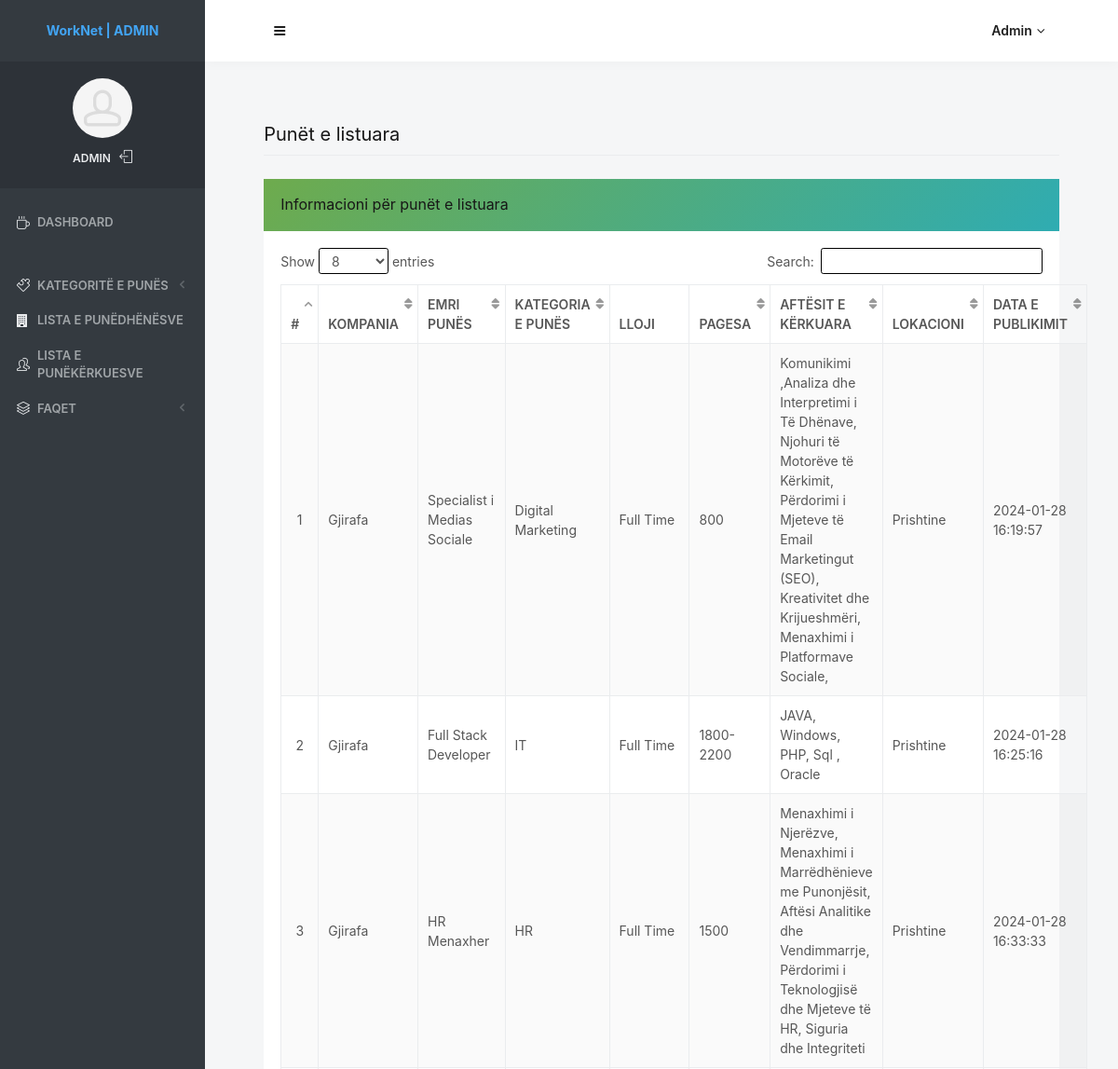
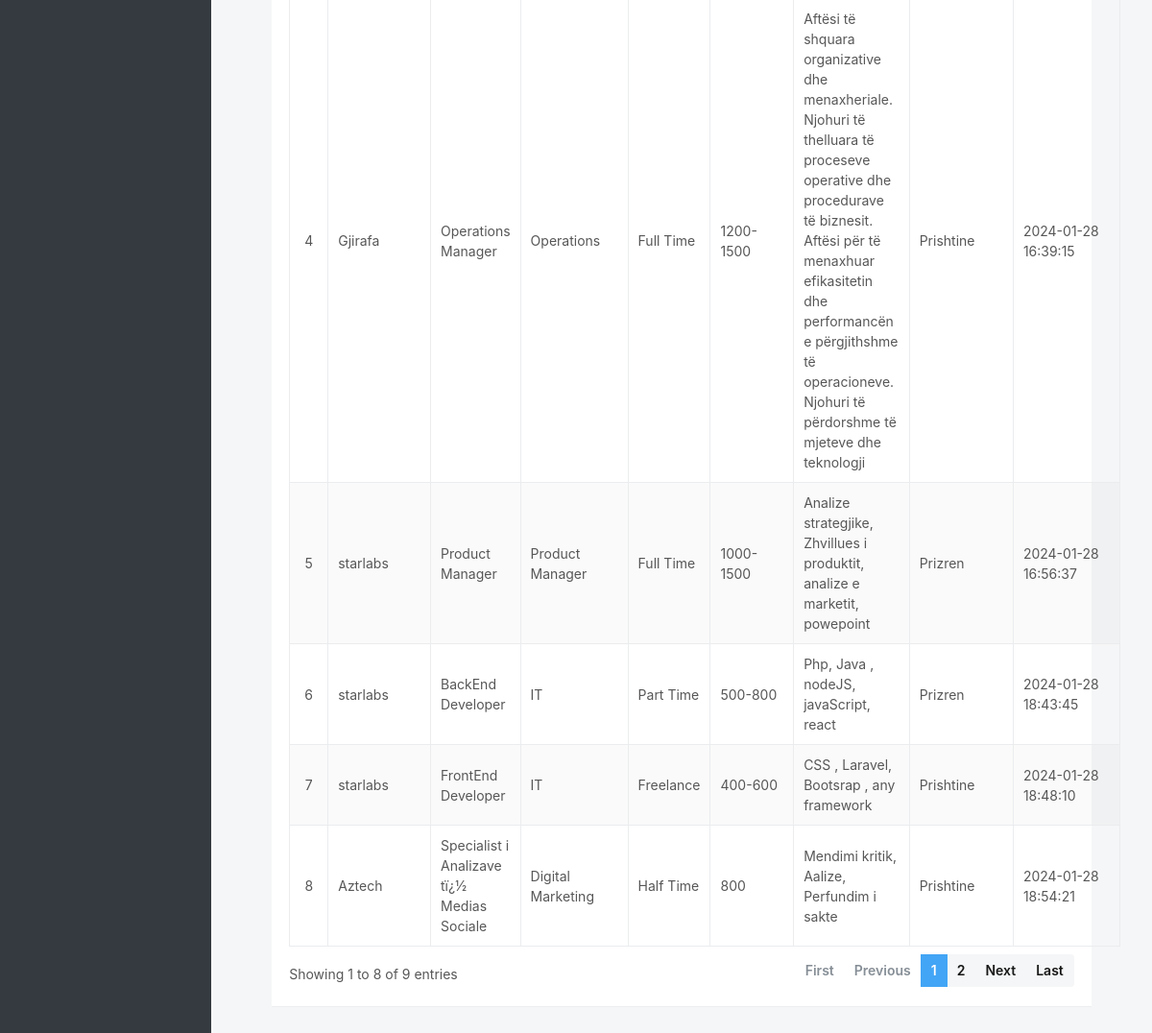
Screenshot of /admin/all-listed-jobs.php (signed in) with the database file from the repository (2 pictures, top to bottom).
### tables this page shows
CREATE TABLE `tbljobs` (
  `jobId` int(11) NOT NULL,
  `employerId` int(11) NOT NULL,
  `jobCategory` varchar(255) DEFAULT NULL,
  `jobTitle` varchar(255) DEFAULT NULL,
  `jobType` varchar(255) DEFAULT NULL,
  `salaryPackage` char(200) DEFAULT NULL,
  `skillsRequired` varchar(255) DEFAULT NULL,
  `experience` varchar(50) DEFAULT NULL,
  `jobLocation` varchar(255) DEFAULT NULL,
  `jobDescription` mediumtext DEFAULT NULL,
  `JobExpdate` date DEFAULT NULL,
  `postinDate` timestamp NULL DEFAULT current_timestamp(),
  `updationDate` timestamp NULL DEFAULT NULL ON UPDATE current_timestamp(),
  `isActive` int(1) NOT NULL
);

CREATE TABLE `tblemployers` (
  `id` int(11) NOT NULL,
  `ConcernPerson` varchar(150) DEFAULT NULL,
  `EmpEmail` varchar(250) DEFAULT NULL,
  `EmpPassword` varchar(250) DEFAULT NULL,
  `CompnayName` varchar(255) DEFAULT NULL,
  `CompanyTagline` mediumtext DEFAULT NULL,
  `CompnayDescription` mediumtext DEFAULT NULL,
  `CompanyUrl` varchar(255) DEFAULT NULL,
  `CompnayLogo` varchar(200) DEFAULT NULL,
  `noOfEmployee` char(10) DEFAULT NULL,
  `industry` varchar(255) DEFAULT NULL,
  `typeBusinessEntity` varchar(255) DEFAULT NULL,
  `lcation` varchar(255) DEFAULT NULL,
  `establishedIn` char(200) DEFAULT NULL,
  `RegDtae` timestamp NULL DEFAULT current_timestamp(),
  `LastUpdationDate` timestamp NOT NULL DEFAULT current_timestamp() ON UPDATE current_timestamp(),
  `Is_Active` int(1) DEFAULT NULL
);

### admin/all-listed-jobs.php (the view, shortened to what this page needs)
<?php
include('includes/dbconnection.php');
if (strlen($_SESSION['jpaid']) == 0) {
    header('location:logout.php');
} else {
    ?>
    <!doctype html>
    <html lang="en" class="no-focus">
    <head>
        <link rel="stylesheet" href="assets/js/plugins/datatables/dataTables.bootstrap4.min.css">
        <link rel="stylesheet" id="css-main" href="assets/css/codebase.min.css">
    </head>
    <body>
        <div id="page-container" class="sidebar-o sidebar-inverse side-scroll page-header-fixed main-content-narrow">
            <?php include_once('includes/sidebar.php'); ?>
            <?php include_once('includes/header.php'); ?>
            <main id="main-container">
                <div class="content">
                    <h2 class="content-heading">Punët e listuara</h2>
                    <div class="block">
                        <div class="block-header bg-gd-emerald">
                            <h3 class="block-title">Informacioni për punët e listuara</h3>
                        </div>
                        <div class="block-content block-content-full">
                            <table class="table table-bordered table-striped table-vcenter js-dataTable-full-pagination">
                                <thead>
                                    <tr>
                                        <th class="text-center">#</th>
                                        <th>Kompania</th>
                                        <th>Emri punës</th>
                                        <th>Kategoria e punës</th>
                                        <th>lloji</th>
                                        <th>Pagesa</th>
                                        <th>Aftësit e kërkuara</th>
                                        <th class="d-none d-sm-table-cell" style="width: 15%;">Lokacioni</th>
                                        <th class="d-none d-sm-table-cell">Data e publikimit</th>
                                    </tr>
                                </thead>
                                <tbody>
                                    <?php
                                    $sql = "SELECT * from tbljobs join tblemployers on tblemployers.id=tbljobs.employerId";
                                    $query = $dbh->prepare($sql);
                                    $query->execute();
                                    $results = $query->fetchAll(PDO::FETCH_OBJ);
                                    $cnt = 1;
                                    if ($query->rowCount() > 0) {
                                        foreach ($results as $row) {
                                            ?>
                                            <tr>
                                                <td class="text-center">
                                                    <?php echo htmlentities($cnt); ?>
                                                </td>
                                                <td>
                                                    <?php echo htmlentities($row->CompnayName); ?>
                                                </td>
                                                <td>
                                                    <?php echo htmlentities($row->jobTitle); ?>
                                                </td>
                                                <td>
                                                    <?php echo htmlentities($row->jobCategory); ?>
                                                </td>
                                                <td>
                                                    <?php echo htmlentities($row->jobType); ?>
                                                </td>
                                                <td>
                                                    <?php echo htmlentities($row->salaryPackage); ?>
                                                </td>
                                                <td>
                                                    <?php echo htmlentities($row->skillsRequired); ?>
                                                </td>
                                                <td>
                                                    <?php echo htmlentities($row->jobLocation); ?>
                                                </td>
                                                <td>
                                                    <?php echo htmlentities($row->postinDate); ?>
                                                </td>
                                            </tr>
                                            <?php
                                            $cnt = $cnt + 1;
                                        }
                                    }
                                    ?>
                                </tbody>
                            </table>
                        </div>
                    </div>
                </div>
            </main>
        </div>
    </body>
    </html>
<?php } ?>

### admin/includes/sidebar.php (shortened to what this page needs)
<nav id="sidebar">
    <div id="sidebar-scroll">
        <div class="sidebar-content">
            <div class="content-header content-header-fullrow px-15">
                <div class="content-header-section text-center align-parent sidebar-mini-hidden">
                    <div class="content-header-item">
                        <a class="link-effect font-w700" href="dashboard.php">
                            WorkNet | ADMIN</span>
                        </a>
                    </div>
                </div>
            </div>
            <div class="content-side content-side-full content-side-user px-10 align-parent">
                <div class="sidebar-mini-hidden-b text-center">
                    <a class="img-link" href="admin-profile.php">
                        <img class="img-avatar" src="assets/img/avatars/avatar15.jpg" alt="">
                    </a>
                    <ul class="list-inline mt-10">
                        <?php
                        $aid = $_SESSION['jpaid'];
                        $sql = "SELECT AdminName from  tbladmin where ID=:aid";
                        $query = $dbh->prepare($sql);
                        $query->bindParam(':aid', $aid, PDO::PARAM_STR);
                        $query->execute();
                        $results = $query->fetchAll(PDO::FETCH_OBJ);
                        if ($query->rowCount() > 0) {
                            foreach ($results as $row) { ?>
                                <li class="list-inline-item">
                                    <a class="link-effect text-dual-primary-dark font-size-xs font-w600 text-uppercase"
                                        href="admin-profile.php">
                                        <?php echo $row->AdminName; ?>
                                    </a>
                                </li>
                                <?php $cnt = $cnt + 1;
                            }
                        } ?>
                        <li class="list-inline-item">
                            <a class="link-effect text-dual-primary-dark" href="logout.php">
                                <i class="si si-logout"></i>
                            </a>
                        </li>
                    </ul>
                </div>
            </div>
            <div class="content-side content-side-full">
                <ul class="nav-main">
                    <li class="open">
                        <a href="dashboard.php"><i class="si si-cup"></i><span
                                class="sidebar-mini-hide">Dashboard</span></a>
                    </li>
                    <li class="nav-main-heading"><span class="sidebar-mini-visible">UI</span></li>
                    <li>
                        <a class="nav-submenu" data-toggle="nav-submenu"><i class="si si-puzzle"></i>Kategoritë e punës</a>
                    </li>
                    <li>
                        <a href="employer-list.php"><i class="fa fa-building"></i><span class="sidebar-mini-hide">Lista
                                e punëdhënësve</span></a>
                    </li>
                    <li>
                        <a href="reg-jobseekers.php"><i class="si si-users"></i><span class="sidebar-mini-hide">Lista e
                                punëkërkuesve</span></a>
                    </li>
                    <li>
                        <a class="nav-submenu" data-toggle="nav-submenu" href="#"><i class="si si-layers"></i><span
                                class="sidebar-mini-hide">Faqet</span></a>
                    </li>
                </ul>
            </div>
        </div>
    </div>
</nav>

### admin/includes/header.php (shortened to what this page needs)
<header id="page-header">
    <div class="content-header">
        <div class="content-header-section">
            <button type="button" class="btn btn-circle btn-dual-secondary" data-toggle="layout"
                data-action="sidebar_toggle">
                <i class="fa fa-navicon"></i>
            </button>
        </div>
        <div class="content-header-section">
            <div class="btn-group" role="group">
                <?php
                $aid = $_SESSION['jpaid'];
                $sql = "SELECT AdminName from  tbladmin where ID=:aid";
                $query = $dbh->prepare($sql);
                $query->bindParam(':aid', $aid, PDO::PARAM_STR);
                $query->execute();
                $results = $query->fetchAll(PDO::FETCH_OBJ);
                if ($query->rowCount() > 0) {
                    foreach ($results as $row) { ?>
                        <button type="button" class="btn btn-rounded btn-dual-secondary" id="page-header-user-dropdown"
                            data-toggle="dropdown" aria-haspopup="true" aria-expanded="false">
                            <?php echo $row->AdminName; ?><i class="fa fa-angle-down ml-5"></i>
                        </button>
                        <?php $cnt = $cnt + 1;
                    }
                } ?>
            </div>
        </div>
    </div>
</header>

### rows the page displays
tbljobs: employerId.CompnayName "Gjirafa", jobTitle "Specialist i Medias Sociale", jobCategory "Digital Marketing", jobType "Full Time", salaryPackage "800", skillsRequired "Komunikimi ,Analiza dhe Interpretimi i Të Dhënave, Njohuri të Motorëve të Kërkimit, Përdorimi i Mjeteve të Email Marketingut (SEO), Kreativitet dhe Krijueshmëri, Menaxhimi i Platformave Sociale,", jobLocation "Prishtine", postinDate "2024-01-28 16:19:57"
tbljobs: employerId.CompnayName "Gjirafa", jobTitle "Full Stack Developer", jobCategory "IT", jobType "Full Time", salaryPackage "1800-2200", skillsRequired "JAVA, Windows, PHP, Sql , Oracle", jobLocation "Prishtine", postinDate "2024-01-28 16:25:16"
tbljobs: employerId.CompnayName "Gjirafa", jobTitle "HR Menaxher", jobCategory "HR", jobType "Full Time", salaryPackage "1500", skillsRequired "Menaxhimi i Njerëzve, Menaxhimi i Marrëdhënieve me Punonjësit, Aftësi Analitike dhe Vendimmarrje, Përdorimi i Teknologjisë dhe Mjeteve të HR, Siguria dhe Integriteti", jobLocation "Prishtine", postinDate "2024-01-28 16:33:33"
tbljobs: employerId.CompnayName "Gjirafa", jobTitle "Operations Manager", jobCategory "Operations", jobType "Full Time", salaryPackage "1200-1500", skillsRequired "Aftësi të shquara organizative dhe menaxheriale. Njohuri të thelluara të proceseve operative dhe procedurave të biznesit. Aftësi për të menaxhuar efikasitetin dhe performancën e përgjithshme të operacioneve. Njohuri të përdorshme të mjeteve dhe teknologji", jobLocation "Prishtine", postinDate "2024-01-28 16:39:15"
tbljobs: employerId.CompnayName "starlabs", jobTitle "Product Manager", jobCategory "Product Manager", jobType "Full Time", salaryPackage "1000-1500", skillsRequired "Analize strategjike, Zhvillues i produktit, analize e marketit, powepoint", jobLocation "Prizren", postinDate "2024-01-28 16:56:37"
tbljobs: employerId.CompnayName "starlabs", jobTitle "BackEnd Developer", jobCategory "IT", jobType "Part Time", salaryPackage "500-800", skillsRequired "Php, Java , nodeJS, javaScript, react", jobLocation "Prizren", postinDate "2024-01-28 18:43:45"
tbljobs: employerId.CompnayName "starlabs", jobTitle "FrontEnd Developer", jobCategory "IT", jobType "Freelance", salaryPackage "400-600", skillsRequired "CSS , Laravel, Bootsrap , any framework", jobLocation "Prishtine", postinDate "2024-01-28 18:48:10"
tbljobs: employerId.CompnayName "Aztech", jobTitle "Specialist i Analizave tï¿½ Medias Sociale", jobCategory "Digital Marketing", jobType "Half Time", salaryPackage "800", skillsRequired "Mendimi kritik, Aalize, Perfundim i sakte", jobLocation "Prishtine", postinDate "2024-01-28 18:54:21"

### other values shown
$row->AdminName "ADMIN"
$row->AdminName "Admin"
